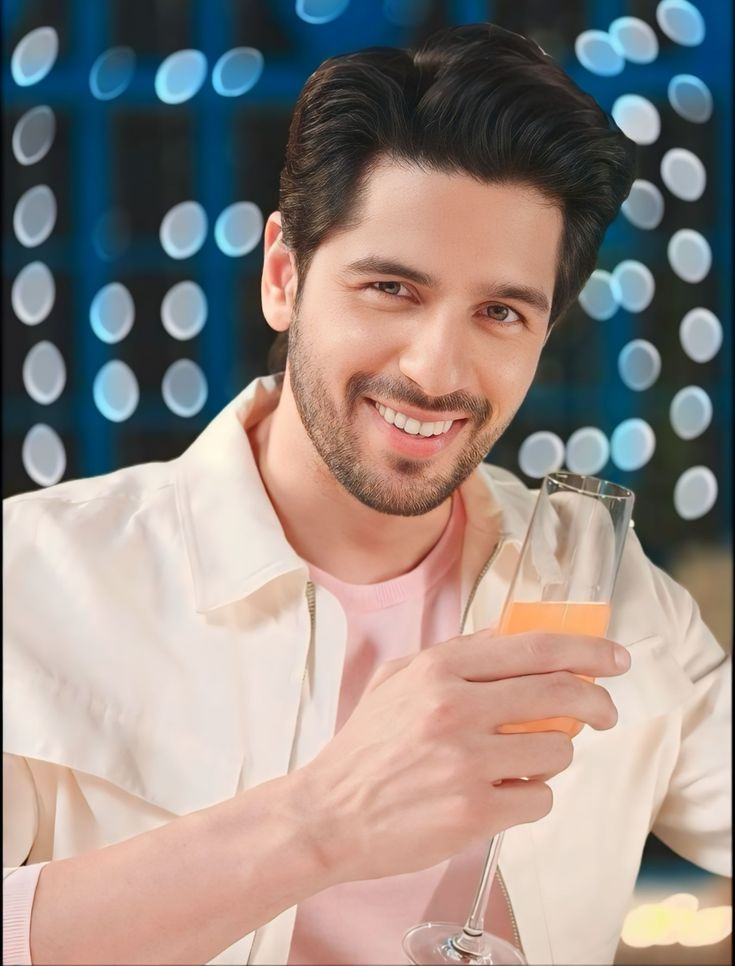
#> input picture Computer_Vision_Assignment/05_Histrogram_Equalization/input.jpg, 735 x 966 px
$ python program.py
#> lines starting #> are read from the running program, lines starting #| are printed output that depends on the picture
import cv2
import matplotlib.pyplot as plt

img = cv2.imread("input.jpg")
#> img is the input picture: shape (966, 735, 3); mean B, G, R 132.8, 138.1, 150.1

gray = cv2.cvtColor(img, cv2.COLOR_BGR2GRAY)
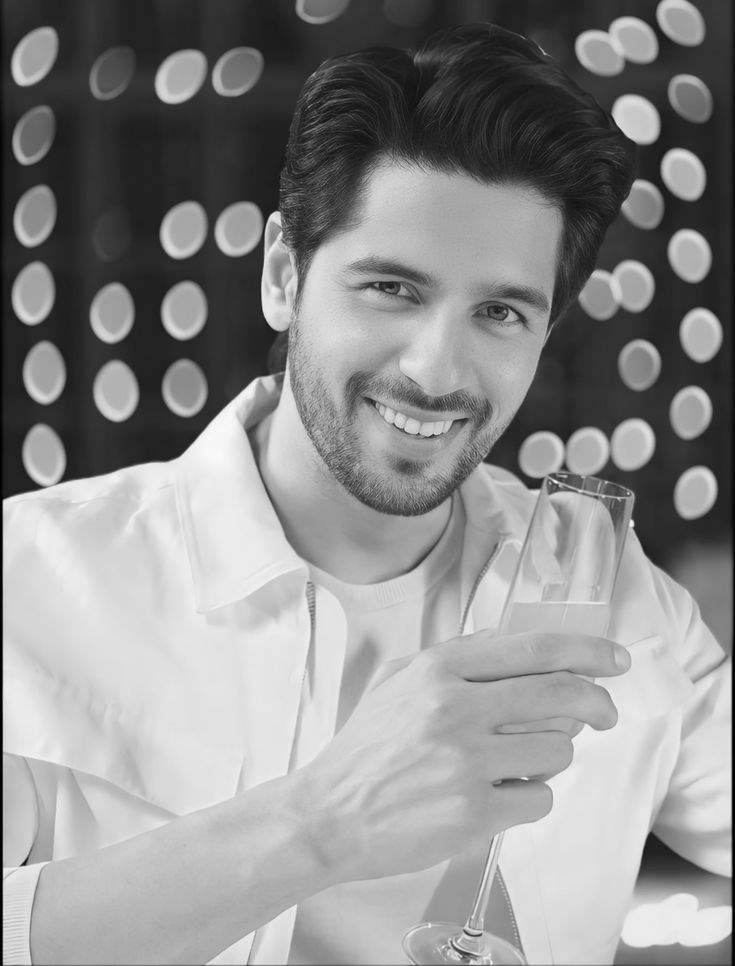
#> gray: shape (966, 735); min 0, max 251, mean 141.1

equalized = cv2.equalizeHist(gray)
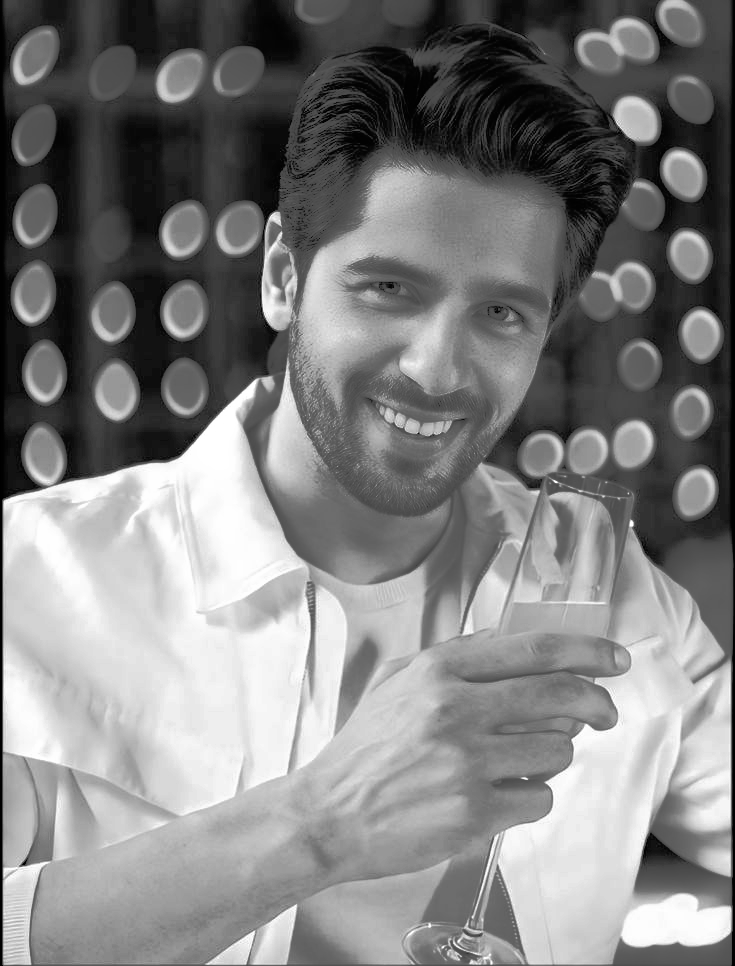
#> equalized: shape (966, 735); min 0, max 255, mean 128.4


cv2.imwrite("output.png", equalized)

plt.figure(figsize=(10, 5))

plt.subplot(1, 2, 1)
plt.hist(gray.ravel(), 256, [0, 256])
plt.title("Before Equalization")
plt.xlabel("Intensity")
plt.ylabel("Frequency")

plt.subplot(1, 2, 2)
plt.hist(equalized.ravel(), 256, [0, 256])
plt.title("After Equalization")
plt.xlabel("Intensity")
plt.ylabel("Frequency")

plt.savefig("histogram_comparison.png")
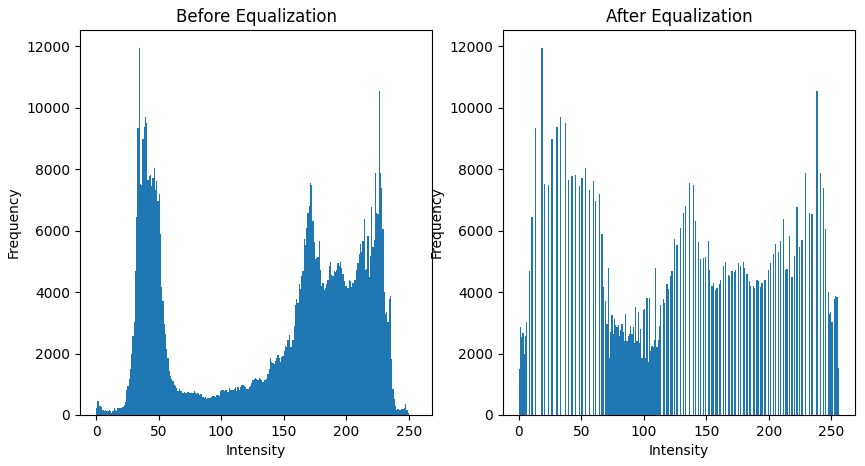
#> figure drawn by matplotlib, 2 panels; panel 1: tallest bar 11937 high, from x = 34 to 35; panel 2: tallest bar 11937 high, from x = 18 to 19

plt.close()

print("Equalized image saved!")
print("Histogram comparison saved!")
